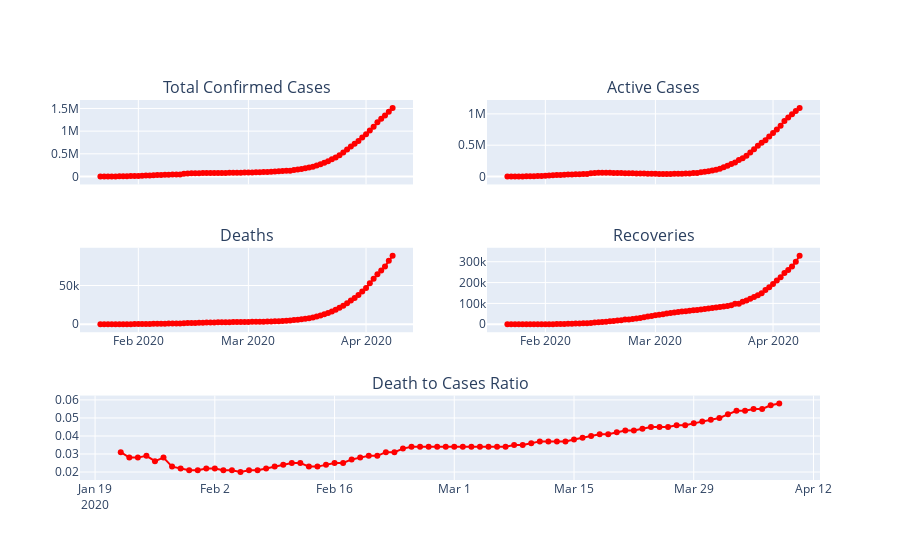

The cell this chart's notebook holds for it:
### Code cell
## Get totals for all metrics
GlobalTotals=CountryConsolidated.reset_index().groupby('Date').sum()
GlobalTotals['Share of Recoveries - Closed Cases']=np.round(GlobalTotals['Total Recoveries']/(GlobalTotals['Total Recoveries']+GlobalTotals['Total Deaths']),2)
GlobalTotals['Death to Cases Ratio']=np.round(GlobalTotals['Total Deaths']/GlobalTotals['Total Confirmed Cases'],3)
GlobalTotals.tail(2)

# Create Plots that show Key Metrics For the Covid-19
chartcol='red'
fig = make_subplots(rows=3, cols=2,shared_xaxes=True,
                    specs=[[{}, {}],[{},{}],
                       [{"colspan": 2}, None]],
                    subplot_titles=('Total Confirmed Cases','Active Cases','Deaths','Recoveries','Death to Cases Ratio'))
fig.add_trace(go.Scatter(x=GlobalTotals.index,y=GlobalTotals['Total Confirmed Cases'],
                         mode='lines+markers',
                         name='Confirmed Cases',
                         line=dict(color=chartcol,width=2)),
                         row=1,col=1)
fig.add_trace(go.Scatter(x=GlobalTotals.index,y=GlobalTotals['Active Cases'],
                         mode='lines+markers',
                         name='Active Cases',
                         line=dict(color=chartcol,width=2)),
                         row=1,col=2)
fig.add_trace(go.Scatter(x=GlobalTotals.index,y=GlobalTotals['Total Deaths'],
                         mode='lines+markers',
                         name='Deaths',
                         line=dict(color=chartcol,width=2)),
                         row=2,col=1)
fig.add_trace(go.Scatter(x=GlobalTotals.index,y=GlobalTotals['Total Recoveries'],
                         mode='lines+markers',
                         name='Recoveries',
                         line=dict(color=chartcol,width=2)),
                         row=2,col=2)
fig.add_trace(go.Scatter(x=GlobalTotals.index,y=GlobalTotals['Death to Cases Ratio'],
                         mode='lines+markers',
                         line=dict(color=chartcol,width=2)),
                         row=3,col=1)
fig.update_layout(showlegend=False)
